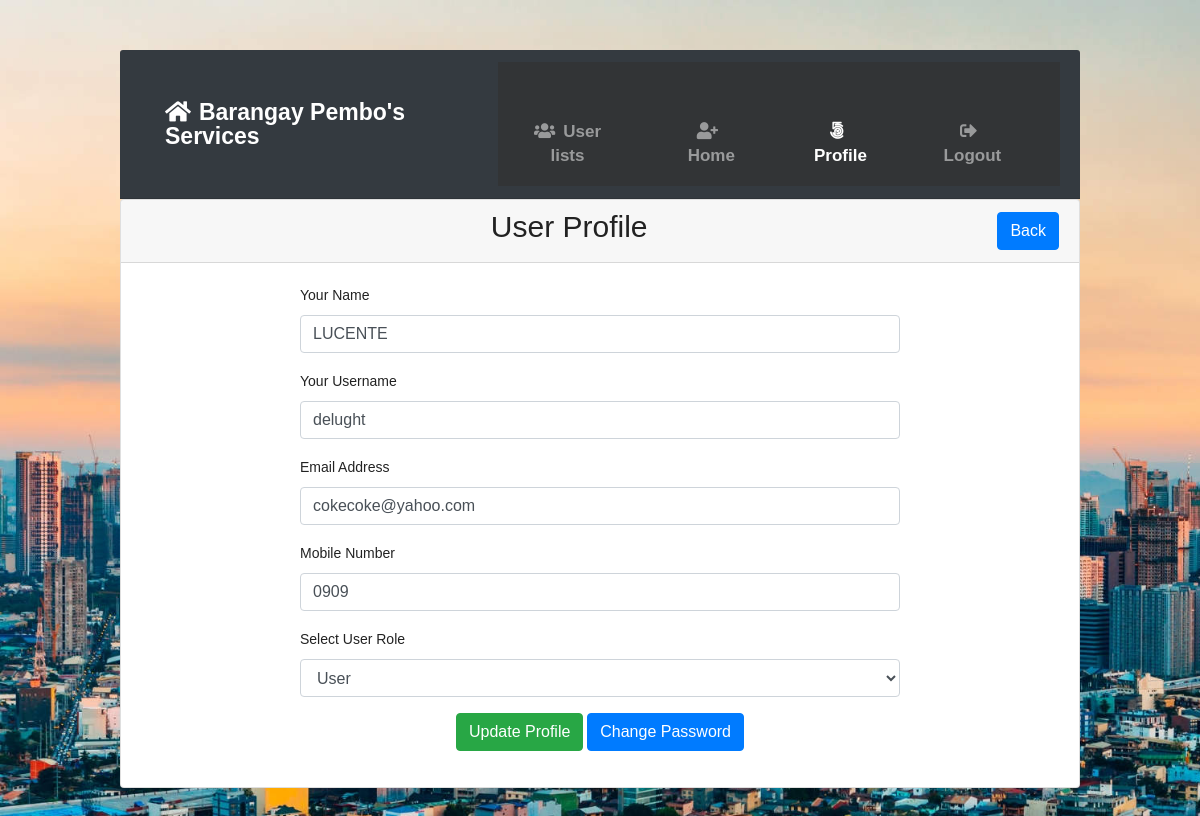
Screenshot of /profile.php?id=40 (signed in) with the database file from the repository.
### tables this page shows
CREATE TABLE `tbl_users` (
  `id` int(11) NOT NULL,
  `name` varchar(255) DEFAULT NULL,
  `username` varchar(255) DEFAULT NULL,
  `email` varchar(255) DEFAULT NULL,
  `password` varchar(255) DEFAULT NULL,
  `mobile` varchar(25) DEFAULT NULL,
  `roleid` tinyint(4) DEFAULT NULL,
  `isActive` tinyint(4) DEFAULT 0,
  `created_at` timestamp NOT NULL DEFAULT current_timestamp(),
  `updated_at` timestamp NOT NULL DEFAULT current_timestamp()
);

### classes/Users.php (called while the page is built, shortened)
<?php
include 'lib/Database.php';
include_once 'lib/Session.php';
class Users{
  private $db;
  public function __construct(){
    $this->db = new Database();
  }
    public function getUserInfoById($userid){
      $sql = "SELECT * FROM tbl_users WHERE id = :id LIMIT 1";
      $stmt = $this->db->pdo->prepare($sql);
      $stmt->bindValue(':id', $userid);
      $stmt->execute();
      $result = $stmt->fetch(PDO::FETCH_OBJ);
      if ($result) {
        return $result;
      }else{
        return false;
      }
    }
}

### lib/Database.php (called while the page is built, shortened)
<?php
class  Database{
  public $pdo;
  public function __construct(){
    if (!isset($this->pdo)) {
      try {
        $link = new PDO('mysql:host='.DB_HOST.'; dbname='.DB_NAME, DB_USER, DB_PASS);
        $link->setAttribute(PDO::ATTR_ERRMODE, PDO::ERRMODE_EXCEPTION);
        $link->exec("SET CHARACTER SET utf8");
        $this->pdo  =  $link;
      } catch (PDOException $e) {
        die("Connection error...".$e->getMessage());
      }
    }
  }
}

### lib/Session.php (called while the page is built, shortened)
<?php
class Session{
  public static function get($key) {
    if (isset($_SESSION[$key])) {
      return $_SESSION[$key];
    }
    else{
      return false;
    }
  }
}

### profile.php (the view, shortened to what this page needs)
<!DOCTYPE html>
<html>
<head>
    <link rel="stylesheet" type="text/css" href="main.css">
    <?php
    include 'inc/header.php';
    if (isset($_GET['id'])) {
        $userid = preg_replace('/[^a-zA-Z0-9-]/', '', (int)$_GET['id']);
    }
    ?>
</head>
<body>
    <div class="card ">
        <div class="card-header">
            <h3 class='text-center1'>User Profile <span class="float-right"> <a href="index.php" class="btn btn-primary">Back</a> </h3>
        </div>
        <div class="card-body">
            <?php
            $getUinfo = $users->getUserInfoById($userid);
            if ($getUinfo) {
                ?>
                <div style="width:600px; margin:0px auto">
                    <form class="" action="" method="POST">
                        <div class="form-group">
                            <label for="name">Your Name</label>
                            <input type="text" name="name" value="<?php echo $getUinfo->name; ?>" class="form-control">
                        </div>
                        <div class="form-group">
                            <label for="username">Your Username</label>
                            <input type="text" name="username" value="<?php echo $getUinfo->username; ?>" class="form-control">
                        </div>
                        <div class="form-group">
                            <label for="email">Email Address</label>
                            <input type="email" id="email" name="email" value="<?php echo $getUinfo->email; ?>" class="form-control">
                        </div>
                        <div class="form-group">
                            <label for="mobile">Mobile Number</label>
                            <input type="text" id="mobile" name="mobile" value="<?php echo $getUinfo->mobile; ?>" class="form-control">
                        </div>
            <?php if (Session::get("roleid") == '4' || (Session::get("roleid") == '1' && Session::get("id") != $getUinfo->id)) { ?>
                <div class="form-group
                    <?php if (Session::get("id") == $getUinfo->id && Session::get("roleid") == '1') {
                        echo "d-none";
                }
            ?>">
                            <div class="form-group">
                                <label for="sel1">Select User Role</label>
                                <select class="form-control" name="roleid" id="roleid">
                                    <?php
                                    if ($getUinfo->roleid == '1') {
                                        ?>
                                        <option value="1" selected='selected'>Admin</option>
                                        <option value="2">Editor</option>
                                        <option value="3">User</option>
                                        <option value="4">SuperAdmin</option>
                                    <?php } elseif ($getUinfo->roleid == '3') {
                                        ?>
                                        <option value="3" selected='selected'>User</option>
                                    <?php } ?>
                                </select>
                            </div>
                        </div>
                    <?php } else { ?>
                        <input type="hidden" name="roleid" value="<?php echo $getUinfo->roleid; ?>">
                    <?php } ?>
                    <?php if (Session::get("id") == $getUinfo->id) { ?>
                        <div class="form-group text-center">
                            <button type="submit" name="update" class="btn btn-success">Update Profile</button>
                            <a class="btn btn-primary" href="changepass.php?id=<?php echo $getUinfo->id; ?>">Change Password</a>
                        </div>
                    <?php } elseif (Session::get("roleid") == '1' || Session::get("roleid") == '4') { ?>
                        <div class="form-group text-center">
                            <button type="submit" name="update" class="btn btn-success">Update Profile</button>
                            <a class="btn btn-primary" href="changepass.php?id=<?php echo $getUinfo->id; ?>">Change Password</a>
                        </div>
                    <?php } elseif (Session::get("roleid") == '2') { ?>
                        <div class="form-group text-center">
                            <button type="submit" name="update" class="btn btn-success">Update Profile</button>
                        </div>
                    <?php } else { ?>
                        <div class="form-group">
                            <a class="btn btn-primary" href="index.php">Ok</a>
                        </div>
                    <?php } ?>
                </form>
            </div>
        <?php } else {
            header('Location:index.php');
        } ?>
    </div>
</div>

### main.css (style rules this page uses)
body, h1, h2, h3, p, ul, li { margin: 0; padding: 0; }
body { background-image: url('images/MakatiWP.jpg'); background-size: cover; background-repeat: no-repeat; background-attachment: fixed; font-family: Arial, sans-serif; }
h3 { font-size: 18px; margin-top: 10px; text-align: center; }
.card { margin-bottom: 80px; }

### assets/style.css (style rules this page uses)
body { line-height: 24px; font-size: 14px; font-style: normal; font-weight: normal; visibility: visible; font-family: 'Nunito', sans-serif; color: #222; }
h1, h2, h3, h4, h5, h6 { color: #222; font-family: 'Nunito', sans-serif; font-weight: 400; margin-top: 0; }
h3 { font-size: 24px; line-height: 30px; }

### rows the page displays
tbl_users: name "LUCENTE", username "delught", email "cokecoke@yahoo.com", mobile "0909", roleid "User"
